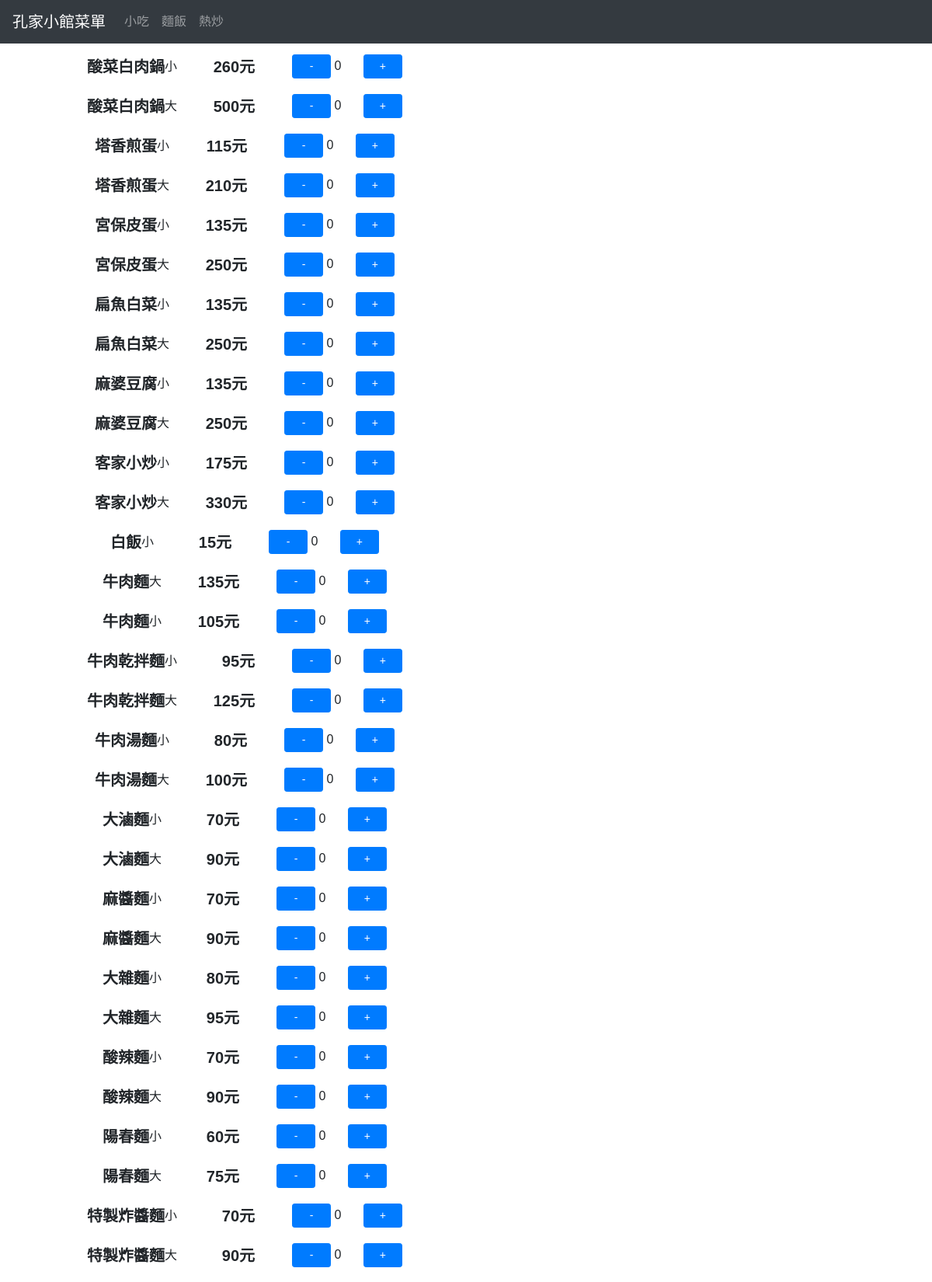
Screenshot of /dinner/ (upper part) with the database file from the repository.
### booking/models.py (models this page shows)
class dinner_shop(models.Model):
    dinner_items=models.CharField('晚餐品項',max_length=10,null=False,primary_key=True)
    dinner_name=models.CharField('晚餐名稱',max_length=10,null=False)
    size=[
        ('大',"大"),
        ('小',"小")
    ]
    dinner_size=models.CharField('尺寸',max_length=4,default="",choices=size,null=False)
    sort=[
        ('小吃',"小吃"),
        ('麵飯',"麵飯"),
        ('熱炒',"熱炒"),
    ]
    dinner_type=models.CharField('類別',max_length=5,default="",choices=sort,null=False)
    dinner_price=models.CharField('晚餐價格',max_length=10,null=False)
    status=[
        ('停止銷售','停止銷售'),
        ('銷售中','銷售中'),
    ]
    dinner_status=models.CharField('餐點狀態',max_length=4,default="",choices=status,null=False)

### booking/views.py (the view)
# urls.py: path('dinner/', views.show_dinner, name='dinner'),
def show_dinner(request):
    menu_items = dinner_shop.objects.order_by('dinner_items')
    return render(request, 'dinner.html', {'menu_items': menu_items})

### templates/dinner.html (shortened to what this page needs)
<!DOCTYPE html>
<html lang="zh-TW">
<head>
  <link rel="stylesheet" href="https://maxcdn.bootstrapcdn.com/bootstrap/4.5.2/css/bootstrap.min.css">
</head>
<body>
  <nav class="navbar navbar-expand-md bg-dark navbar-dark">
    <a class="navbar-brand" href="/dinner" style="text-align: center;">孔家小館菜單</a>
    <div class="collapse navbar-collapse" id="collapsibleNavbar">
      <ul class="navbar-nav">
        <li class="nav-item">
          <a class="nav-link" href="/snacks">小吃</a>
        </li>
        <li class="nav-item">
          <a class="nav-link" href="/noodles">麵飯</a>
        </li>
        <li class="nav-item">
          <a class="nav-link" href="/hotdishes">熱炒</a>
        </li>
      </ul>
    </div>
  </nav>
  <form id="order-form" action="/submit_order2/" method="POST">
    <div class="container" style="margin-top: 60px;">
      {% for item in menu_items %}
      {% if item.dinner_items %}
      <div class="row">
        <div class="col-md-6 d-flex justify-content-center">
          <div class="menu-item" data-item="{{ item.dinner_items }}">
            <div class="item-name">{{ item.dinner_name }}</div>
            <div class="item-size">{{ item.dinner_size }}</div>
            <div class="item-price">{{ item.dinner_price }}元</div>
            <div class="quantity-control">
              <button class="btn btn-primary btn-sm quantity" data-action="minus">-</button>
              <span class="item-quantity">0</span>
              <button class="btn btn-primary btn-sm quantity" data-action="plus">+</button>
            </div>
          </div>
        </div>
      </div>
      {% endif %}
      {% endfor %}
    </div>
  </form>
</body>
</html>

### templates/dinner.html (style rules this page uses)
body { font-family: "Microsoft JhengHei", sans-serif; }
.menu-item { display: flex; align-items: center; margin-top: 10px; margin-bottom: 10px; }
.item-name { flex: 1; font-weight: bold; font-size: 20px; }
.item-price { width: 100px; font-weight: bold; font-size: 20px; text-align: right; margin-right: 1.5rem; }
.quantity { width: 50px; margin-left: 1.5rem; text-align: center; }
.item-quantity { width: 50px; text-align: center; }
.navbar { position: fixed; top: 0; width: 100%; z-index: 999; }

### rows the page displays
dinner_shop: dinner_name "酸菜白肉鍋", dinner_size "小", dinner_price "260"
dinner_shop: dinner_name "酸菜白肉鍋", dinner_size "大", dinner_price "500"
dinner_shop: dinner_name "塔香煎蛋", dinner_size "小", dinner_price "115"
dinner_shop: dinner_name "塔香煎蛋", dinner_size "大", dinner_price "210"
dinner_shop: dinner_name "宮保皮蛋", dinner_size "小", dinner_price "135"
dinner_shop: dinner_name "宮保皮蛋", dinner_size "大", dinner_price "250"
dinner_shop: dinner_name "扁魚白菜", dinner_size "小", dinner_price "135"
dinner_shop: dinner_name "扁魚白菜", dinner_size "大", dinner_price "250"
dinner_shop: dinner_name "麻婆豆腐", dinner_size "小", dinner_price "135"
dinner_shop: dinner_name "麻婆豆腐", dinner_size "大", dinner_price "250"
dinner_shop: dinner_name "客家小炒", dinner_size "小", dinner_price "175"
dinner_shop: dinner_name "客家小炒", dinner_size "大", dinner_price "330"
dinner_shop: dinner_name "白飯", dinner_size "小", dinner_price "15"
dinner_shop: dinner_name "牛肉麵", dinner_size "大", dinner_price "135"
dinner_shop: dinner_name "牛肉麵", dinner_size "小", dinner_price "105"
dinner_shop: dinner_name "牛肉乾拌麵", dinner_size "小", dinner_price "95"
dinner_shop: dinner_name "牛肉乾拌麵", dinner_size "大", dinner_price "125"
dinner_shop: dinner_name "牛肉湯麵", dinner_size "小", dinner_price "80"
dinner_shop: dinner_name "牛肉湯麵", dinner_size "大", dinner_price "100"
dinner_shop: dinner_name "大滷麵", dinner_size "小", dinner_price "70"
dinner_shop: dinner_name "大滷麵", dinner_size "大", dinner_price "90"
dinner_shop: dinner_name "麻醬麵", dinner_size "小", dinner_price "70"
dinner_shop: dinner_name "麻醬麵", dinner_size "大", dinner_price "90"
dinner_shop: dinner_name "大雜麵", dinner_size "小", dinner_price "80"
dinner_shop: dinner_name "大雜麵", dinner_size "大", dinner_price "95"
dinner_shop: dinner_name "酸辣麵", dinner_size "小", dinner_price "70"
dinner_shop: dinner_name "酸辣麵", dinner_size "大", dinner_price "90"
dinner_shop: dinner_name "陽春麵", dinner_size "小", dinner_price "60"
dinner_shop: dinner_name "陽春麵", dinner_size "大", dinner_price "75"
dinner_shop: dinner_name "特製炸醬麵", dinner_size "小", dinner_price "70"
dinner_shop: dinner_name "特製炸醬麵", dinner_size "大", dinner_price "90"
